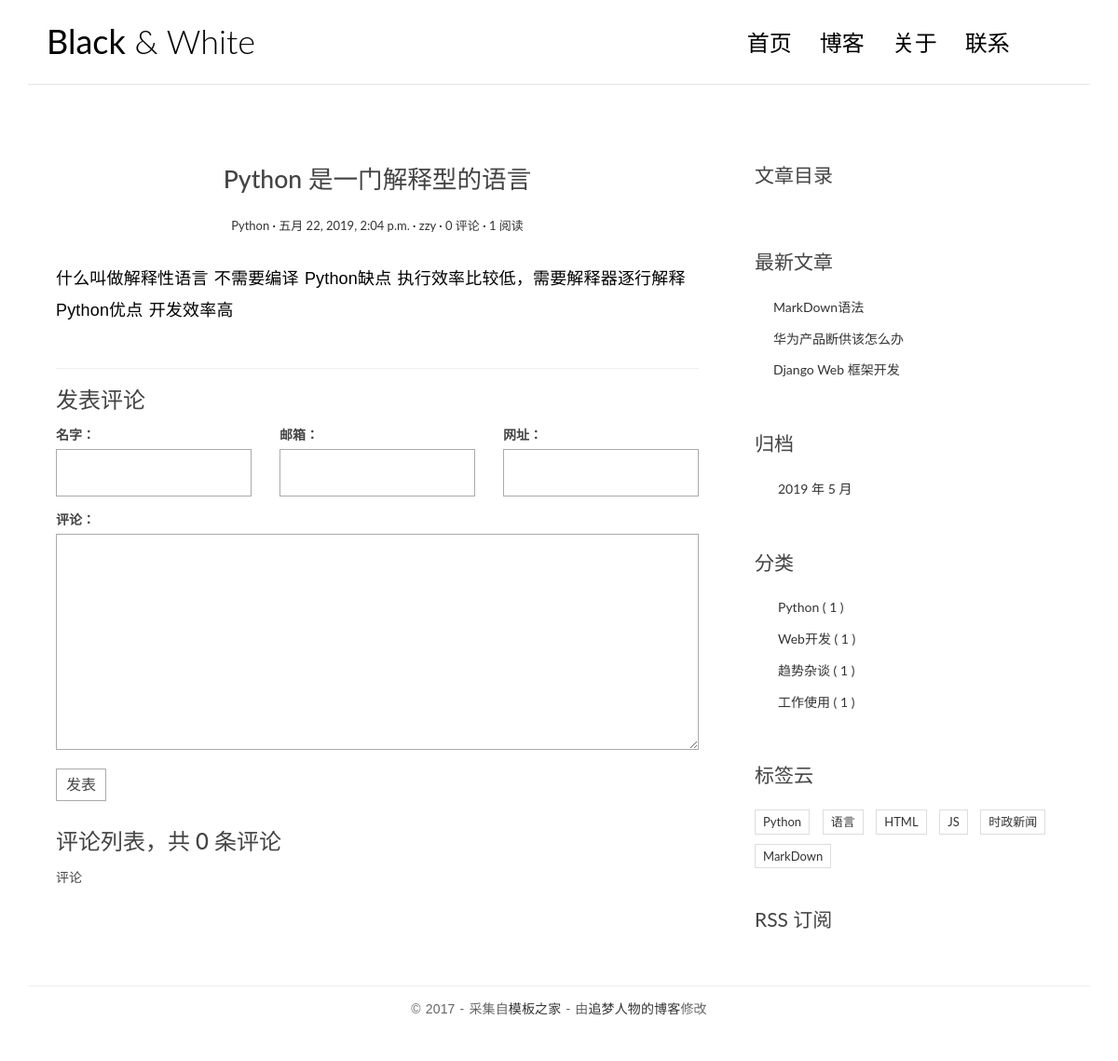
/detail/1/, run on an earlier commit of the app's database.
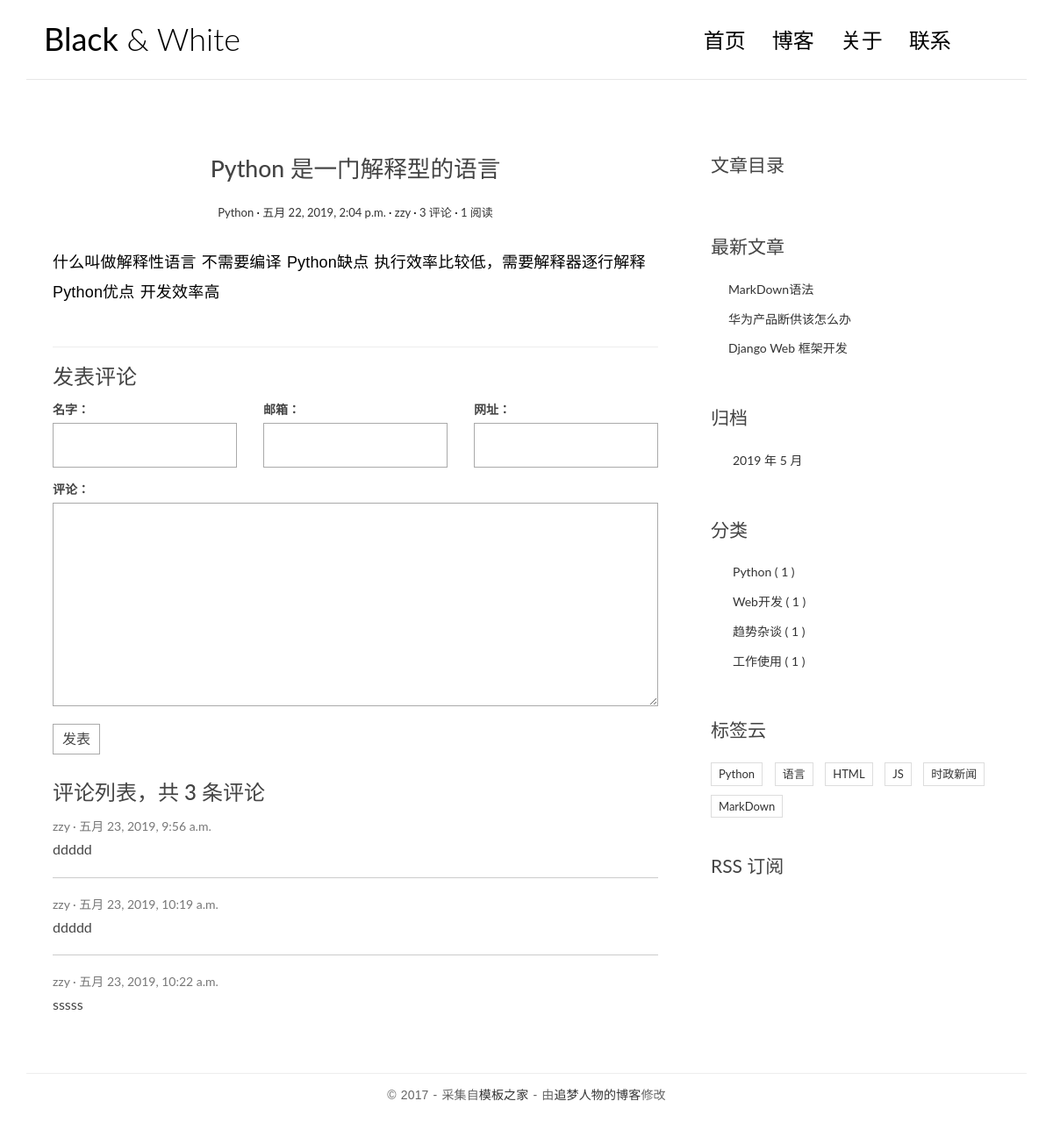
And on a later commit of the database.
### blog/models.py (models this page shows, shortened)
class Article(models.Model):
    title = models.CharField(max_length=50)
    body = models.TextField()
    create_time = models.DateTimeField(auto_now_add=True)
    update_time = models.DateTimeField(auto_now=True)
    views = models.PositiveIntegerField(default=0)
    category = models.ForeignKey(Category,on_delete=models.CASCADE)
    tags = models.ManyToManyField(Tag)
    auther = models.ForeignKey(User,models.CASCADE)
    class Meta():
        verbose_name = "文章"
        verbose_name_plural = verbose_name

class Category(models.Model):
    title = models.CharField(max_length=30)
    class Meta():
        verbose_name = "分类"
        verbose_name_plural = verbose_name

class Tag(models.Model):
    title = models.CharField(max_length=30)
    class Meta():
        verbose_name = "标签"
        verbose_name_plural = verbose_name

### comments/models.py (models this page shows, shortened)
class Comment(models.Model):
    username = models.CharField(max_length=30)
    email = models.EmailField(blank=True, null=True)
    url = models.URLField(blank=True,null=True)
    content = models.CharField(max_length=500)
    article = models.ForeignKey(Article,on_delete=models.CASCADE)
    create_time = models.DateTimeField(auto_now_add=True)
    class Meta():
        verbose_name = "评论"
        verbose_name_plural = verbose_name

### blog/views.py (the view)
# urls.py: url(r'^detail/(\d+)/$', views.detail, name='detail'),
def detail(request, id):
    article = get_object_or_404(Article, pk = id )
    article.views +=1
    article.save()
    mk = markdown.Markdown(extensions=[
        "markdown.extensions.extra",
        "markdown.extensions.codehilite",
        "markdown.extensions.toc"
    ] )
    article.body = mk.convert(article.body)
    article.toc = mk.toc
    cf = CommentForm()
    return render(request,'single.html', locals())

### comments/forms.py
class CommentForm(forms.Form):
    name = forms.CharField(required=True, label="输入名字",  widget=forms.TextInput(attrs={"id":"id_name"}) )
    email = forms.EmailField(required=True,label="输入邮箱", widget=forms.EmailInput(attrs={"id":"id_email"}))
    url = forms.URLField(label="输入个人主页", widget=forms.URLInput( attrs={"id":"id_url"}))
    comment = forms.CharField(required=True,label="输入评论",widget=forms.Textarea( attrs={"id":"id_comment"})    )

### blog/templatetags/extend_fun.py (called while the page is built)
@register.simple_tag(name='getcategorys')
def getcategorys():
    return Category.objects.all()

@register.simple_tag
def getlatestarticles(num = 3):
    return Article.objects.all().order_by("-create_time")[:num]

@register.simple_tag
def getarchives(num = 3):
    result =  Article.objects.dates("create_time",'month',order="DESC")[:num]
    print(result)
    return result

@register.simple_tag
def gettags():
    return Tag.objects.all()

### templates/single.html (shortened to what this page needs)
{% extends 'base.html' %}
{% load extend_fun %}
{% block left %}
<article class="post post-{{ article.id }}">
    <header class="entry-header">
        <h1 class="entry-title">{{ article.title }}</h1>
        <div class="entry-meta">
            <span class="post-category"><a href="#">{{ article.category.title  }}</a></span>
            <span class="post-date"><a href="#"><time class="entry-date"
                                                      datetime="2012-11-09T23:15:57+00:00">{{ article.create_time }}</time></a></span>
            <span class="post-author"><a href="#">{{ article.auther.username }}</a></span>
            <span class="comments-link"><a href="#">{{ article.comment_set.count }} 评论</a></span>
            <span class="views-count"><a href="#">{{ article.views }} 阅读</a></span>
        </div>
    </header>
    <div class="entry-content clearfix">
        {{ article.body|safe }}
    </div>
</article>
<section class="comment-area" id="comment-area">
    <hr>
    <h3>发表评论</h3>
    <form action="{% url 'comments:addcomment' article.id %}" method="post" class="comment-form">
        <div class="row">
            <div class="col-md-4">
                <label for="id_name">名字：</label>
                {{ cf.name }}
            </div>
            <div class="col-md-4">
                <label for="id_email">邮箱：</label>
                {{ cf.email }}
            </div>
            <div class="col-md-4">
                <label for="id_url">网址：</label>
                {{ cf.url }}
            </div>
            <div class="col-md-12">
                <label for="id_comment">评论：</label>
                {{ cf.comment }}
                <button type="submit" class="comment-btn">发表</button>
            </div>
        </div>
    </form>
    <div class="comment-list-panel">
        <h3>评论列表，共 <span> {{ article.comment_set.count }} </span> 条评论</h3>
        <ul class="comment-list list-unstyled">
            {% for c in article.comment_set.all %}
                <li class="comment-item">
                <span class="nickname">{{ c.username }}</span>
                <time class="submit-date" datetime="2012-11-09T23:15:57+00:00">{{ c.create_time }}</time>
                <div class="text">
                    {{ c.content  }}
                </div>
            </li>
            {% empty %}
                <li>评论</li>
            {% endfor %}
        </ul>
    </div>
</section>
{% endblock %}
{% block toc %}
<div class="widget widget-content">
    <h3 class="widget-title">文章目录</h3>
</div>
{% endblock %}

### templates/base.html (shortened to what the changed rows need)
{% load extend_fun %}
<!DOCTYPE html>
<html lang="en">
<head>
    <link rel="stylesheet" href="/static/css/bootstrap.min.css">
    <link rel="stylesheet" href="http://code.ionicframework.com/ionicons/2.0.1/css/ionicons.min.css">
    <link rel="stylesheet" href="/static/css/pace.css">
    <link rel="stylesheet" href="/static/css/custom.css">
</head>
<body id="page">
<div class="container">
    <header id="site-header">
        <div class="row">
            <div class="col-md-4 col-sm-5 col-xs-8">
                <div class="logo">
                    <h1><a href="/"><b>Black</b> &amp; White</a></h1>
                </div>
            </div>
        </div>
    </header>
</div>
<div class="content-body">
    <div class="container">
        <div class="row">
            <main class="col-md-8">
                {% block left %}
                {% endblock %}
            </main>
            <aside class="col-md-4">
                <div class="widget widget-recent-posts">
                    <ul>
                        {% getlatestarticles as latestarticles %}
                        {% for article in  latestarticles %}
                            <li><a href="{% url 'blog:detail' article.id %}">{{ article.title }}</a> </li>
                        {% empty %}
                            <li>最近文章</li>
                        {% endfor %}
                    </ul>
                </div>
                <div class="widget widget-archives">
                    <ul>
                        {% getarchives as archives %}
                        {% for archive in archives %}
                            <li><a href="{% url 'blog:archives' archive.year archive.month  %}">{{ archive.year }} 年 {{ archive.month }} 月</a></li>
                        {% empty %}
                            <li>没有对象</li>
                        {% endfor %}
                    </ul>
                </div>
                <div class="widget widget-category">
                    <ul>
                        {% getcategorys  as categorys  %}
                        {% for category in categorys %}
                            <li><a href="{% url 'blog:category' category.id %}"> {{ category.title }} <span class="post-count">( {{ category.article_set.count }} )</span>   </a></li>
                        {% endfor %}
                    </ul>
                </div>
                <div class="widget widget-tag-cloud">
                    <ul>
                        {% gettags as tags %}
                        {% for tag in tags %}
                         <li>
                            <a href="{% url 'blog:tag' tag.id %}">{{ tag.title }}</a>
                        </li>
                        {% empty %}
                            <li>没有标签</li>
                        {% endfor %}
                    </ul>
                </div>
            </aside>
        </div>
    </div>
</div>
</body>
</html>

What changed in the data, as far as the page shows it:
computed for Article "Python 是一门解释型的语言": comment_set.count "0" → "3"
added Comment: username "zzy", create_time "五月 23, 2019, 9:56 a.m.", content "ddddd"
added Comment: username "zzy", create_time "五月 23, 2019, 10:19 a.m.", content "ddddd"
added Comment: username "zzy", create_time "五月 23, 2019, 10:22 a.m.", content "sssss"
Also different on the page:
text no longer shown: "评论"
